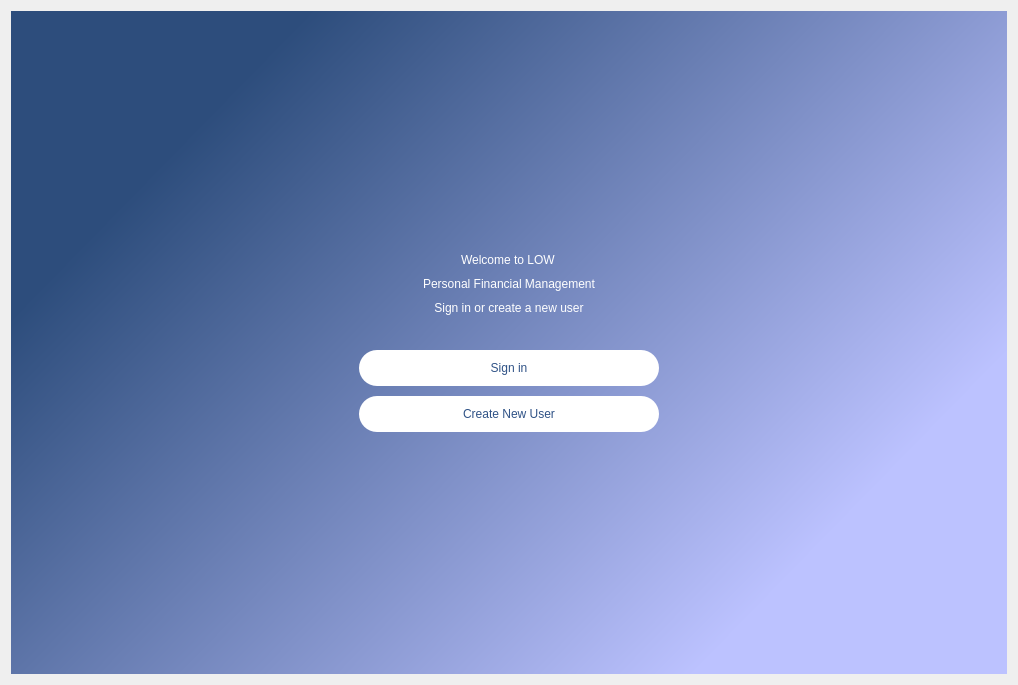
<?xml version="1.0" encoding="UTF-8"?>
<ui version="4.0">
 <class>Dialog</class>
 <widget class="QDialog" name="Dialog">
  <property name="geometry">
   <rect>
    <x>0</x>
    <y>0</y>
    <width>1018</width>
    <height>685</height>
   </rect>
  </property>
  <property name="sizePolicy">
   <sizepolicy hsizetype="Preferred" vsizetype="Preferred">
    <horstretch>0</horstretch>
    <verstretch>0</verstretch>
   </sizepolicy>
  </property>
  <property name="windowTitle">
   <string>Dialog</string>
  </property>
  <property name="toolTipDuration">
   <number>-3</number>
  </property>
  <layout class="QVBoxLayout" name="verticalLayout">
   <property name="spacing">
    <number>3</number>
   </property>
   <item>
    <widget class="QWidget" name="backGroundWidget" native="true">
     <property name="maximumSize">
      <size>
       <width>16777215</width>
       <height>16777215</height>
      </size>
     </property>
     <property name="styleSheet">
      <string notr="true">QWidget#backGroundWidget{
background-color: qlineargradient(spread:pad, x1:0.0567727, y1:0.375, x2:0.784, y2:0.846, stop:0 rgba(45, 77, 124, 255), stop:1 rgba(188, 194, 255, 255));}</string>
     </property>
     <layout class="QVBoxLayout" name="verticalLayout_2">
      <property name="spacing">
       <number>10</number>
      </property>
      <property name="sizeConstraint">
       <enum>QLayout::SetMinAndMaxSize</enum>
      </property>
      <property name="leftMargin">
       <number>100</number>
      </property>
      <property name="topMargin">
       <number>100</number>
      </property>
      <property name="rightMargin">
       <number>100</number>
      </property>
      <property name="bottomMargin">
       <number>100</number>
      </property>
      <item>
       <widget class="QWidget" name="widgetTopMargin" native="true"/>
      </item>
      <item alignment="Qt::AlignHCenter">
       <widget class="QWidget" name="widget" native="true">
        <property name="maximumSize">
         <size>
          <width>800</width>
          <height>16777215</height>
         </size>
        </property>
        <layout class="QGridLayout" name="gridLayout">
         <property name="horizontalSpacing">
          <number>6</number>
         </property>
         <property name="verticalSpacing">
          <number>10</number>
         </property>
         <item row="5" column="0">
          <widget class="QPushButton" name="buttonCreateNewUser">
           <property name="minimumSize">
            <size>
             <width>300</width>
             <height>36</height>
            </size>
           </property>
           <property name="maximumSize">
            <size>
             <width>16777215</width>
             <height>16777215</height>
            </size>
           </property>
           <property name="styleSheet">
            <string notr="true">border-radius:18px;
font: 16pt &quot;Segoe UI&quot;;
background-color: rgb(255, 255, 255);
color: rgb(47, 82, 134);</string>
           </property>
           <property name="text">
            <string>Create New User</string>
           </property>
           <property name="autoDefault">
            <bool>true</bool>
           </property>
          </widget>
         </item>
         <item row="2" column="0" alignment="Qt::AlignHCenter|Qt::AlignTop">
          <widget class="QLabel" name="labelSignInCreateNew">
           <property name="sizePolicy">
            <sizepolicy hsizetype="Minimum" vsizetype="Preferred">
             <horstretch>0</horstretch>
             <verstretch>0</verstretch>
            </sizepolicy>
           </property>
           <property name="maximumSize">
            <size>
             <width>16777215</width>
             <height>16777215</height>
            </size>
           </property>
           <property name="styleSheet">
            <string notr="true">font: 24pt &quot;Segoe UI&quot;;
color: rgb(255, 255, 255)</string>
           </property>
           <property name="text">
            <string>Sign in or create a new user</string>
           </property>
           <property name="alignment">
            <set>Qt::AlignCenter</set>
           </property>
           <property name="indent">
            <number>0</number>
           </property>
          </widget>
         </item>
         <item row="4" column="0">
          <widget class="QPushButton" name="buttonLogIn">
           <property name="minimumSize">
            <size>
             <width>300</width>
             <height>36</height>
            </size>
           </property>
           <property name="maximumSize">
            <size>
             <width>16777215</width>
             <height>16777215</height>
            </size>
           </property>
           <property name="styleSheet">
            <string notr="true">border-radius:18px;
font: 16pt &quot;Segoe UI&quot;;
background-color: rgb(255, 255, 255);
color: rgb(47, 82, 134);</string>
           </property>
           <property name="text">
            <string>Sign in</string>
           </property>
          </widget>
         </item>
         <item row="3" column="0">
          <widget class="QWidget" name="widget_2" native="true">
           <property name="minimumSize">
            <size>
             <width>0</width>
             <height>15</height>
            </size>
           </property>
           <property name="maximumSize">
            <size>
             <width>16777215</width>
             <height>15</height>
            </size>
           </property>
          </widget>
         </item>
         <item row="1" column="0">
          <widget class="QLabel" name="labeWelcome">
           <property name="sizePolicy">
            <sizepolicy hsizetype="Preferred" vsizetype="Fixed">
             <horstretch>0</horstretch>
             <verstretch>0</verstretch>
            </sizepolicy>
           </property>
           <property name="minimumSize">
            <size>
             <width>0</width>
             <height>0</height>
            </size>
           </property>
           <property name="maximumSize">
            <size>
             <width>16777215</width>
             <height>16777215</height>
            </size>
           </property>
           <property name="styleSheet">
            <string notr="true">font: 36pt &quot;Segoe UI&quot;;
color: rgb(255, 255, 255)</string>
           </property>
           <property name="text">
            <string>Personal Financial Management</string>
           </property>
           <property name="alignment">
            <set>Qt::AlignBottom|Qt::AlignHCenter</set>
           </property>
          </widget>
         </item>
         <item row="0" column="0" alignment="Qt::AlignHCenter">
          <widget class="QLabel" name="label">
           <property name="styleSheet">
            <string notr="true">font: 36pt &quot;Segoe UI&quot;;
color: rgb(255, 255, 255)</string>
           </property>
           <property name="text">
            <string>Welcome to LOW</string>
           </property>
          </widget>
         </item>
        </layout>
       </widget>
      </item>
      <item>
       <widget class="QWidget" name="widgetBottomMargin" native="true"/>
      </item>
     </layout>
    </widget>
   </item>
  </layout>
 </widget>
 <resources/>
 <connections/>
</ui>
